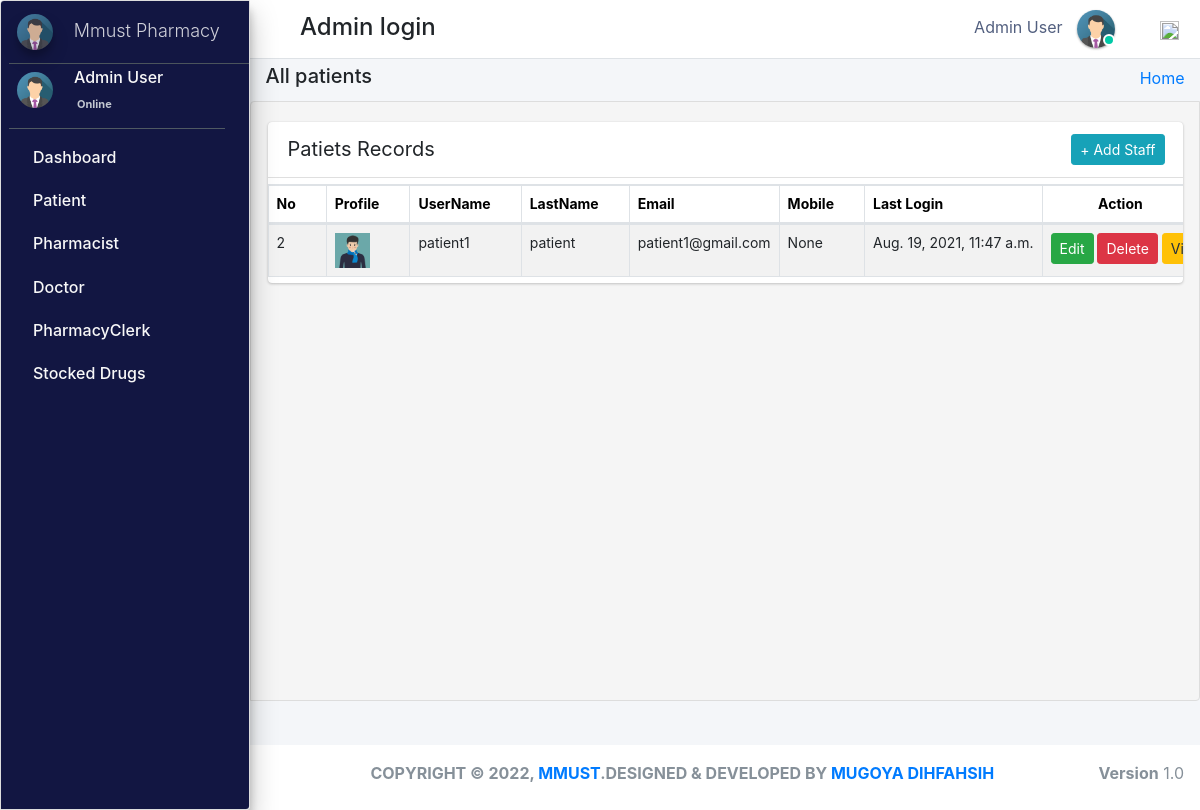
/admin_user/all_patients/ (signed in), run on the app's committed database.
### pharmacy/models.py (models this page shows, shortened)
class CustomUser(AbstractUser):
    user_type_data = ((1, "AdminHOD"), (2, "Pharmacist"), (3, "Doctor"), (4, "PharmacyClerk"),(5, "Patients"))
    user_type = models.CharField(default=1, choices=user_type_data, max_length=10)

class AdminHOD(models.Model):
    gender_category=(
        ('Male','Male'),
        ('Female','Female'),
    )
    admin = models.OneToOneField(CustomUser,null=True, on_delete = models.CASCADE)
    emp_no= models.CharField(max_length=100,null=True,blank=True)
    gender=models.CharField(max_length=100,null=True,choices=gender_category)
    mobile=models.CharField(max_length=10,null=True,blank=True)
    address=models.CharField(max_length=300,null=True,blank=True)
    profile_pic=models.ImageField(default="admin.png",null=True,blank=True)
    created_at = models.DateTimeField(auto_now_add=True)
    updated_at = models.DateTimeField(auto_now=True)
    date_employed=models.DateTimeField(auto_now_add=True, auto_now=False)
    objects = models.Manager()

class Patients(models.Model):
    gender_category=(
        ('Male','Male'),
        ('Female','Female'),
    )
    admin = models.OneToOneField(CustomUser,null=True, on_delete = models.CASCADE)
    reg_no=models.CharField(max_length=30,null=True,blank=True,unique=True)
    gender=models.CharField(max_length=7,null=True,blank=True,choices=gender_category)
    first_name=models.CharField(max_length=20,null=True,blank=True)
    last_name=models.CharField(max_length=20,null=True,blank=True)
    dob=models.DateTimeField(auto_now_add= False, auto_now=False,null=True,blank=True)
    phone_number=models.CharField(max_length=10,null=True,blank=True)
    profile_pic=models.ImageField(default="patient.jpg",null=True,blank=True)
    age= models.IntegerField(default='0', blank=True, null=True)
    address=models.CharField(max_length=300,null=True,blank=True)
    date_admitted=models.DateTimeField(auto_now_add=True, auto_now=False)
    last_updated = models.DateTimeField(auto_now_add=False, auto_now=True)

### pharmacy/HODViews.py (the view, shortened to what this page needs)
# urls.py: path('admin_user/all_patients/',HODViews.allPatients,name='all_patients'),
def allPatients(request):
    form=PatientSearchForm1(request.POST or None)
    patients=Patients.objects.all()
    context={
        "patients":patients,
        "form":form,
        "title":"Admitted Patients"
    }
    return render(request,'hod_templates/admited_patients.html',context)

### pharmacy/LoginCheckMiddleWare.py (called while the page is built, shortened)
    def process_view(self, request, view_func, view_args, view_kwargs):
        modulename = view_func.__module__
        user = request.user
        if user.is_authenticated:
            if user.user_type == "1":
                if modulename == "pharmacy.HODViews":
                    pass
                elif modulename == "":
                    pass
                elif modulename == "pharmacy.views" or modulename == "django.views.static":
                    pass
                else:
                    pass
            else:
                return redirect("login")
        else:
            if request.path == reverse("login"):
                pass
            else:
                return redirect("login")

### pharmacy/templates/hod_templates/admited_patients.html (shortened to what this page needs)
{% extends 'hod_templates/base_template.html'%}
{% load static %}
{% block page_title %}
<h5>All patients</h5>
{% endblock page_title %}
{% block main_content %}
<section class="content">
    <div class="row">
        <div class="col-md-12 px-3">
            <div class="card card-primar sc">
                <div class="card-header">
                    <span>Patiets Records</span>
                   <div class="card-tools d-flex">
                <a class="btn btn-sm btn-info mr-2" href="{% url 'patient_form' %}" role="button">+ Add Staff</a>
            </div>
                </div>
                <table  class="table table-bordered table-hover dataTable" id="plist">
                    <thead>
                            <tr>
                                    <th>No</th>
                                    <th>Profile</th>
                                    <th>UserName</th>
                                    <th>LastName</th>
                                    <th>Email</th>
                                    <th>Mobile</th>
                                     <th>Last Login</th>
                                     <th class="text-center">Action</th>
                            </tr>
                    </thead>
                    <tbody>
                            {% for patient in patients %}
                            <tr class="hov"> <td>{{patient.admin.id}}</td>
                                <td> <img src="{{patient.profile_pic.url}}" class="" width="35" height="35" alt=""></td>
                                <td>{{patient.admin}}</td>
                                <td>{{patient.admin.last_name}}</td>
                                <td>{{patient.admin.email}}</td>
                                <td>{{patient.phone_number}}</td>
                                <td>{{patient.admin.last_login}}</td>
                                <td><a href="{% url 'edit_patient' patient.admin.id %}" class="btn btn-sm btn-success">Edit</a>
                                    <a href="{% url 'delete_patient' patient.id %}" class="btn btn-sm btn-danger">Delete</a></<a>
                                    <a href="{% url 'patient_record' patient.id %}" class="btn btn-sm btn-warning">View</a></td>
                            </tr>
                            {% endfor %}
                    </tbody>
                </table>
            </div>
        </div>
    </div>
</section>
{% endblock %}

### pharmacy/templates/hod_templates/base_template.html (shortened to what this page needs)
{% extends 'base_file.html' %} {% block htm %}
<body class="hold-transition sidebar-mini layout-fixed">
    <div class="wrapper">
        <nav class="main-header navbar navbar-expand navbar-white navbar-light">
            <ul class="navbar-nav">
                <li class="nav-item">
                    <a class="nav-link" data-widget="pushmenu" href="#" role="button"></a>
                </li>
            </ul>
            <h4 style="margin-left: 10px; margin-top: 5px;">Admin login </h4>
            <ul class="navbar-nav ml-auto">
                <li class="mx-3">
                    <a href="#" class="sm-submenu-with-image a">
                        <span>{{user.first_name}}  {{user.last_name}}</span>
                        <img src="{{request.user.adminhod.profile_pic.url}}" class="img-circle elevation-1" width="38" height="38" alt="">
                        <span class="avatar-status avatar-sm-status avatar-status-success"></span>
                    </a>
                </li>
                <li class="nav-item dropdown ml-3 low">
                    <a href="#" class="btn btn-outlined btn-black text-muted bg-transparent " data-toggle="dropdown" aria-expanded="false" data-wow-delay="0.7s"><img src="https://img.icons8.com/ios/50/000000/settings.png" width="19" height="19">
                    </a>
                </li>
            </ul>
        </nav>
        {% include 'hod_templates/sidebar.html'%}
        <div class="content-wrapper">
            <div class="content-header">
                <div class="container-fluid">
                    <div class="row ">
                        <div class="col-sm-6">
                            <h1 class="m-0 text-dark">
                                {% block page_title %} {% endblock page_title %}
                            </h1>
                        </div>
                        <div class="col-sm-6 ">
                            <ol class="breadcrumb float-sm-right">
                                <li class="breadcrumb-item"><a href="">Home</a></li>
                            </ol>
                        </div>
                    </div>
                </div>
            </div>
            {% block main_content %} {% endblock main_content %}
        </div>
        {% include 'hod_templates/footer.html'%}
    </div>
    {% endblock htm %}

### pharmacy/templates/hod_templates/sidebar.html (shortened to what this page needs)
<aside class="main-sidebar sidebar-dark-primary elevation-4">
    <a href="" class="brand-link ml-2">
        <img src="{{request.user.adminhod.profile_pic.url}}" alt="" width="36" height="36" class=" img-circle elevation-3" style="opacity: .8">
        <span class="brand-text font-weight-light mt-1 ml-3 mmust">Mmust Pharmacy</span>
    </a>
    <div class="sidebar">
        <div class="user-panel mr-3">
            <div class="pull-left image sm-submenu-with-image a ml-2 ">
                <img src="{{request.user.adminhod.profile_pic.url}}" class="img-circle mt-2" width="36" height="36" alt="User Image">
            </div>
            <div class="pull-left info">
                <p>{{user.first_name}} {{user.last_name}}</p>
                <a href="#"> Online</a>
            </div>
        </div>
        <nav class="mt-2">
            <ul class="nav nav-pills nav-sidebar flex-column" data-widget="treeview" role="menu" data-accordion="false">
                <li class="nav-item">
                    <a href="{% url  'admin_dashboard' %}" class="nav-link">
                        <p>
                            Dashboard
                        </p>
                    </a>
                </li>
                <li class="nav-item">
                    <a href="#" class="nav-link">
                        <p>
                            Patient
                        </p>
                    </a>
                </li>
                <li class="nav-item">
                    <a href="#" class="nav-link">
                        <p>
                            Pharmacist
                        </p>
                    </a>
                </li>
                <li class="nav-item">
                    <a href="#" class="nav-link">
                        <p>
                            Doctor
                        </p>
                    </a>
                </li>
                <li class="nav-item">
                    <a href="#" class="nav-link">
                        <p>
                            PharmacyClerk
                        </p>
                    </a>
                </li>
                <li class="nav-item">
                    <a href="#" class="nav-link">
                        <p>
                            Stocked Drugs
                        </p>
                    </a>
                </li>
            </ul>
        </nav>
    </div>
</aside>

### static/css/main.css (style rules this page uses)
html { font-family: sans-serif; line-height: 1.15; -webkit-text-size-adjust: 100%; -webkit-tap-highlight-color: transparent; }
body { overflow-y: hidden; overflow-x: hidden; font-family: -apple-system, BlinkMacSystemFont, "Segoe UI", Roboto, "Helvetica Neue", Arial, "Noto Sans", sans-serif, "Apple Color Emoji", "Segoe UI Emoji", "Segoe UI Symbol", "Noto Color Emoji" !important; }
th { color: rgb(0, 0, 0); font-size: 14px !important; }
.content { background-color: #f5f5f5; border: 1px solid #dddddd; border-radius: 4px 0px 4px 0px; left: -1px; padding: 10px 7px 5px; }
.main-sidebar { background: #ffffff; border: 1px solid #dddddd; border-radius: 4px 0px 4px 0px; font-weight: bold; }
.content { height: 75vh; overflow-y: scroll; overflow-x: hidden; }
.sc { white-space: nowrap; display: block; overflow-x: hidden !important; }
.content .row { margin-top: 20px !important; }
.main-sidebar { background-color: #121642 !important; color: white !important; }
.main-sidebar p { color: #f8f8f8 !important; font-weight: 500 !important }
td { font-size: 14px !important; }
.hov { transition: transform .5s; }
.avatar-status { position: absolute; bottom: 12px; right: 75.4px; display: -ms-inline-flexbox; display: inline-flex; -ms-flex-negative: 0; flex-shrink: 0; -ms-flex-pack: center; justify-content: center; -ms-flex-align: center; align-items: center; white-space: nowrap; text-align: center; vertical-align: baseline; font-weight: 600; border: .125rem solid #fff; width: 12px; height: 12px; line-height: 1; font-size: .71094rem; border-radius: 50%; }
.avatar-status-success { color: #fff; background-color: #00c9a7; }
.card-header span { font-size: 20px !important; }
.table>tbody>tr>td, .table>tbody>tr>th, .table>tfoot>tr>td, .table>tfoot>tr>th, .table>thead>tr>td, .table>thead>tr>th { padding: 8px; line-height: 1.42857143; vertical-align: top; }
.pull-left { float: left; }
.pull-left { float: left!important; }
.user-panel>.info { padding: 5px 5px 5px 15px; line-height: 1; position: absolute; left: 55px; }
.user-panel>.info>p { font-weight: 600; margin-bottom: 9px; }
p { margin: 0 0 10px; }
.user-panel { padding-bottom: 20px; }
.user-panel:after { clear: both; }
.user-panel:before, .user-panel:after { content: " "; display: table; }
.user-panel>.info>a { text-decoration: none; padding-right: 5px; margin-top: 3px; font-size: 11px; overflow: hidden; white-space: nowrap; }
.mmust { overflow: hidden; white-space: nowrap; font-size: 18px; }
.table { background: white !important; }
.container-fluid { width: 100%; padding-right: 15px; padding-left: 15px; margin-right: auto; margin-left: auto; }
.row { display: flex; flex-wrap: wrap; margin-right: -15px; margin-left: -15px; }
.d-flex { display: flex !important; z-index: 44; }
.d-flex { display: flex !important; }
.table tbody tr:nth-of-type(odd) { background-color: rgba(0, 0, 0, .05) !important; }
.table tbody tr:nth-of-type(odd) { background-color: rgba(197, 197, 197, 0.05) !important; }
.img-circle { border-radius: 50%; }
.content-wrapper .content-header { padding: 5px 0.5rem !important; }

### static/css/profile.css (style rules this page uses)
li { list-style-type: none ! }
.navbar-nav span { color: #525f7f !important; margin-right: 10px !important; }
body { font-family: 'Rubik', sans-serif; height: 100% !important; }
.table tbody tr:nth-of-type(odd) { background-color: rgba(0, 0, 0, .05) !important; }

### data on the page
CustomUser: first_name "Admin", last_name "User", user.adminhod.profile_pic (picture)
Patients: admin.id "2", profile_pic (picture), admin "patient1", admin.last_name "patient", admin.email "patient1@gmail.com", phone_number "None", admin.last_login "Aug. 19, 2021, 11:47 a.m."
